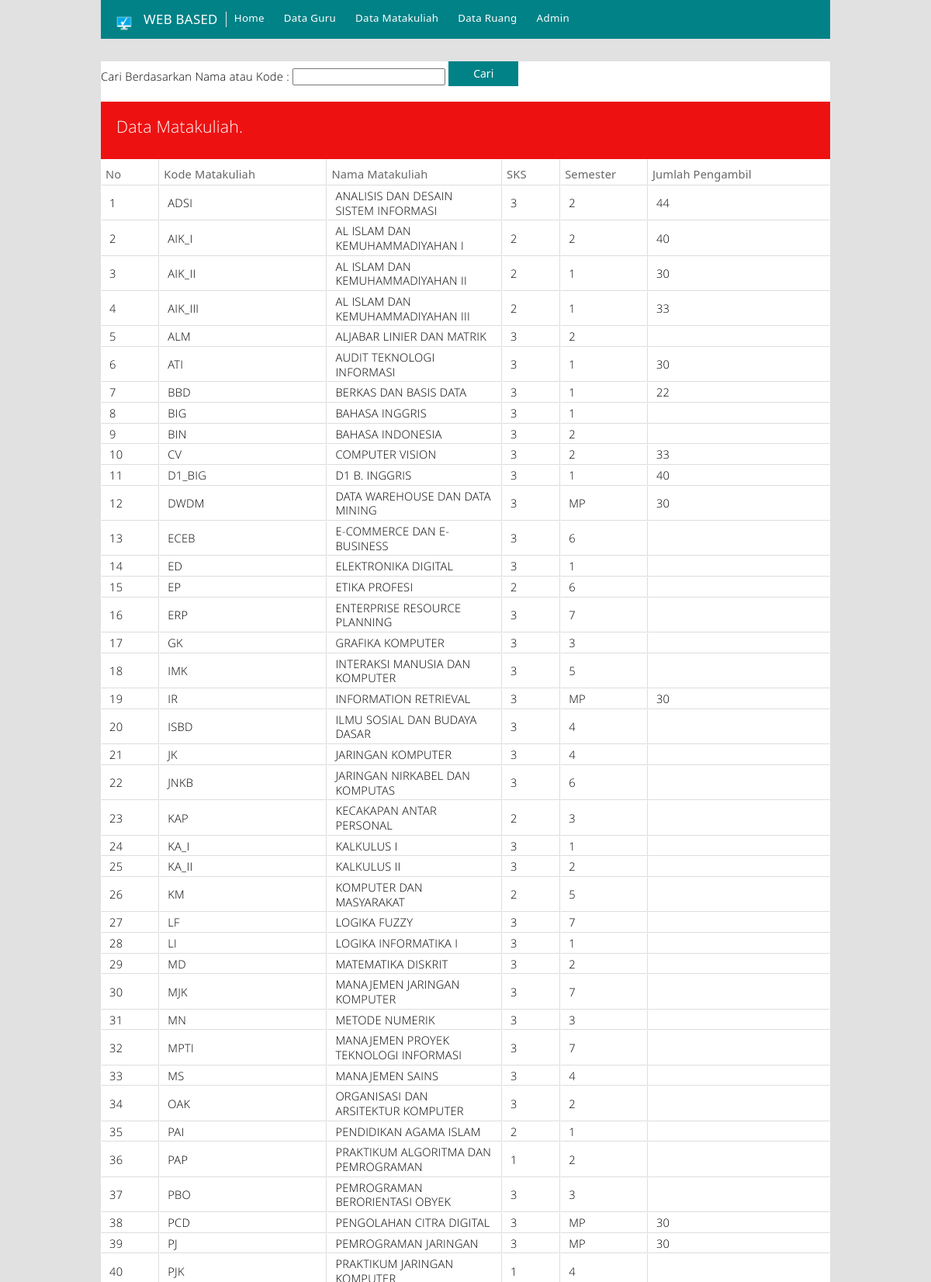
Screenshot of /V_Matakuliah.php (upper part) with the database file from the repository.
### tables this page shows
CREATE TABLE `matkul` (
  `kd_matkul` char(7) NOT NULL,
  `nm_matkul` varchar(100) default NULL,
  `semester` char(5) default NULL,
  `sks` tinyint(3) NOT NULL,
  `jml_pngambil` int(5) default NULL,
  PRIMARY KEY  (`kd_matkul`),
  UNIQUE KEY `kd_matkul` (`kd_matkul`,`nm_matkul`,`semester`,`sks`,`jml_pngambil`)
);

### V_Matakuliah.php (the view, shortened to what this page needs)
<!DOCTYPE html>
<html xmlns="#">
<head>
<link href="modern-responsive.css" rel="stylesheet">
    <link href="modern-responsive.css" rel="stylesheet">
		<link type="text/css" href="css/jquery-ui.css" rel="stylesheet" />
    <link href="css/modern.css" rel="stylesheet">
    <link href="css/modern-responsive.css" rel="stylesheet">
    <link href="css/site.css" rel="stylesheet" type="text/css">
    <link href="js/google-code-prettify/prettify.css" rel="stylesheet" type="text/css">
</head>
<body class="metrouicss" onload="prettyPrint()">
<?php include("navigation.php")?>
<p>&nbsp;
</p>
<p>
<div class="page">
<form name="in_matkul" action="/ms/V_Matakuliah.php" method="POST">
Cari Berdasarkan Nama atau Kode : <input type="text" name="nama" maxlength="30" /></button>
                   <input type="submit" value="Cari" />
</p>
<div class="bg-color-redLight fg-color-white padding20">
  <h3 class="fg-color-white">Data Matakuliah.</h3>
                    </div>
                   <table width="1207" height="98">
                    <thead>
                      <tr class="info">
                        <th width="8%">No</th>
                            <th width="23%" class="center">Kode Matakuliah</th>
                            <th width="24%" class="center">Nama Matakuliah</th>
                            <th width="8%" class="center">SKS</th>
                            <th width="12%" class="center">Semester</th>
                            <th width="25%" class="center">Jumlah Pengambil</th>
                      </tr>
                    </thead>
                    <tbody>
  <?php
  $nama=$_POST['nama'];
    $query = mysql_query ("SELECT * FROM matkul where kd_matkul LIKE '%$nama%' or nm_matkul like '%$nama%'");
    $no  = 1;
    while($data = mysql_fetch_array($query)){
    ?>
    <tr>
            <td><?php echo $no; ?></td>
            <td><?php echo $data['kd_matkul'] ?></td>
            <td><?php echo $data['nm_matkul'] ?></td>
            <td><?php echo $data['sks'] ?></td>
            <td><?php echo $data['semester'] ?></td>
            <td><?php echo $data['jml_pngambil'] ?></td>
                    </tr>
       <?PHP
$no++;
}
?>
                    </tbody>
                </table>
</body>
</html>

### admin/css/modern-responsive.css (style rules this page uses)
.fg-color-white { color: #ffffff !important; }
.bg-color-redLight { background-color: #ee1111 !important; }
.padding20 { padding: 20px; }

### css/modern-responsive.css (style rules this page uses)
.fg-color-white { color: #ffffff !important; }
.bg-color-redLight { background-color: #ee1111 !important; }
.padding20 { padding: 20px; }

### css/site.css (style rules this page uses)
body { background-color: #e1e1e1; }
.metrouicss .page { width: 940px ; margin: auto; background-color: #fff; }

### V_Matakuliah.php (style rules this page uses)
body { font-family:"Segoe UI", Helvetica, Verdana;font-size: 11px; margin: 50px; }

### rows the page displays
matkul: kd_matkul "ADSI", nm_matkul "ANALISIS DAN DESAIN SISTEM INFORMASI", sks "3", semester "2", jml_pngambil "44"
matkul: kd_matkul "AIK_I", nm_matkul "AL ISLAM DAN KEMUHAMMADIYAHAN I", sks "2", semester "2", jml_pngambil "40"
matkul: kd_matkul "AIK_II", nm_matkul "AL ISLAM DAN KEMUHAMMADIYAHAN II", sks "2", semester "1", jml_pngambil "30"
matkul: kd_matkul "AIK_III", nm_matkul "AL ISLAM DAN KEMUHAMMADIYAHAN III", sks "2", semester "1", jml_pngambil "33"
matkul: kd_matkul "ALM", nm_matkul "ALJABAR LINIER DAN MATRIK", sks "3", semester "2"
matkul: kd_matkul "ATI", nm_matkul "AUDIT TEKNOLOGI INFORMASI", sks "3", semester "1", jml_pngambil "30"
matkul: kd_matkul "BBD", nm_matkul "BERKAS DAN BASIS DATA", sks "3", semester "1", jml_pngambil "22"
matkul: kd_matkul "BIG", nm_matkul "BAHASA INGGRIS", sks "3", semester "1"
matkul: kd_matkul "BIN", nm_matkul "BAHASA INDONESIA", sks "3", semester "2"
matkul: kd_matkul "CV", nm_matkul "COMPUTER VISION", sks "3", semester "2", jml_pngambil "33"
matkul: kd_matkul "D1_BIG", nm_matkul "D1 B. INGGRIS", sks "3", semester "1", jml_pngambil "40"
matkul: kd_matkul "DWDM", nm_matkul "DATA WAREHOUSE DAN DATA MINING", sks "3", semester "MP", jml_pngambil "30"
matkul: kd_matkul "ECEB", nm_matkul "E-COMMERCE DAN E-BUSINESS", sks "3", semester "6"
matkul: kd_matkul "ED", nm_matkul "ELEKTRONIKA DIGITAL", sks "3", semester "1"
matkul: kd_matkul "EP", nm_matkul "ETIKA PROFESI", sks "2", semester "6"
matkul: kd_matkul "ERP", nm_matkul "ENTERPRISE RESOURCE PLANNING", sks "3", semester "7"
matkul: kd_matkul "GK", nm_matkul "GRAFIKA KOMPUTER", sks "3", semester "3"
matkul: kd_matkul "IMK", nm_matkul "INTERAKSI MANUSIA DAN KOMPUTER", sks "3", semester "5"
matkul: kd_matkul "IR", nm_matkul "INFORMATION RETRIEVAL", sks "3", semester "MP", jml_pngambil "30"
matkul: kd_matkul "ISBD", nm_matkul "ILMU SOSIAL DAN BUDAYA DASAR", sks "3", semester "4"
matkul: kd_matkul "JK", nm_matkul "JARINGAN KOMPUTER", sks "3", semester "4"
matkul: kd_matkul "JNKB", nm_matkul "JARINGAN NIRKABEL DAN KOMPUTAS", sks "3", semester "6"
matkul: kd_matkul "KAP", nm_matkul "KECAKAPAN ANTAR PERSONAL", sks "2", semester "3"
matkul: kd_matkul "KA_I", nm_matkul "KALKULUS I", sks "3", semester "1"
matkul: kd_matkul "KA_II", nm_matkul "KALKULUS II", sks "3", semester "2"
matkul: kd_matkul "KM", nm_matkul "KOMPUTER DAN MASYARAKAT", sks "2", semester "5"
matkul: kd_matkul "LF", nm_matkul "LOGIKA FUZZY", sks "3", semester "7"
matkul: kd_matkul "LI", nm_matkul "LOGIKA INFORMATIKA I", sks "3", semester "1"
matkul: kd_matkul "MD", nm_matkul "MATEMATIKA DISKRIT", sks "3", semester "2"
matkul: kd_matkul "MJK", nm_matkul "MANAJEMEN JARINGAN KOMPUTER", sks "3", semester "7"
matkul: kd_matkul "MN", nm_matkul "METODE NUMERIK", sks "3", semester "3"
matkul: kd_matkul "MPTI", nm_matkul "MANAJEMEN PROYEK TEKNOLOGI INFORMASI", sks "3", semester "7"
matkul: kd_matkul "MS", nm_matkul "MANAJEMEN SAINS", sks "3", semester "4"
matkul: kd_matkul "OAK", nm_matkul "ORGANISASI DAN ARSITEKTUR KOMPUTER", sks "3", semester "2"
matkul: kd_matkul "PAI", nm_matkul "PENDIDIKAN AGAMA ISLAM", sks "2", semester "1"
matkul: kd_matkul "PAP", nm_matkul "PRAKTIKUM ALGORITMA DAN PEMROGRAMAN", sks "1", semester "2"
matkul: kd_matkul "PBO", nm_matkul "PEMROGRAMAN BERORIENTASI OBYEK", sks "3", semester "3"
matkul: kd_matkul "PCD", nm_matkul "PENGOLAHAN CITRA DIGITAL", sks "3", semester "MP", jml_pngambil "30"
matkul: kd_matkul "PJ", nm_matkul "PEMROGRAMAN JARINGAN", sks "3", semester "MP", jml_pngambil "30"
matkul: kd_matkul "PJK", sks "1", semester "4"
